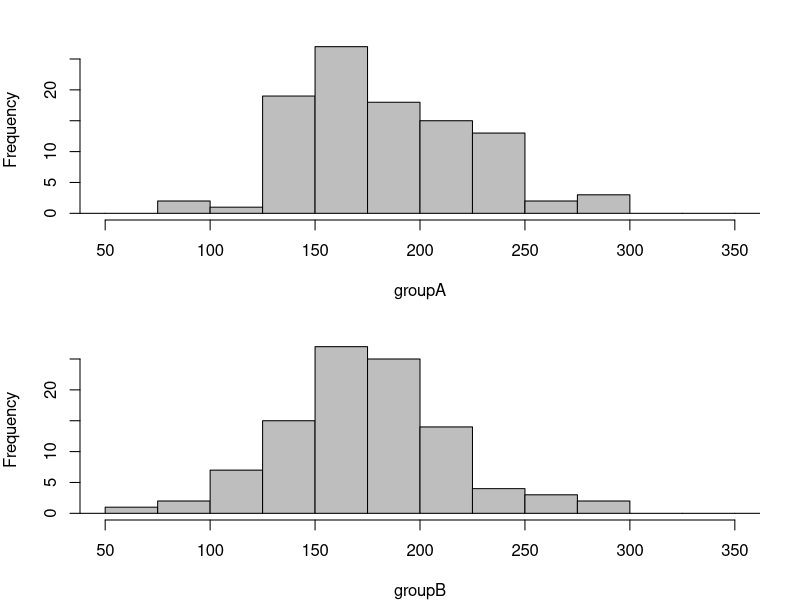
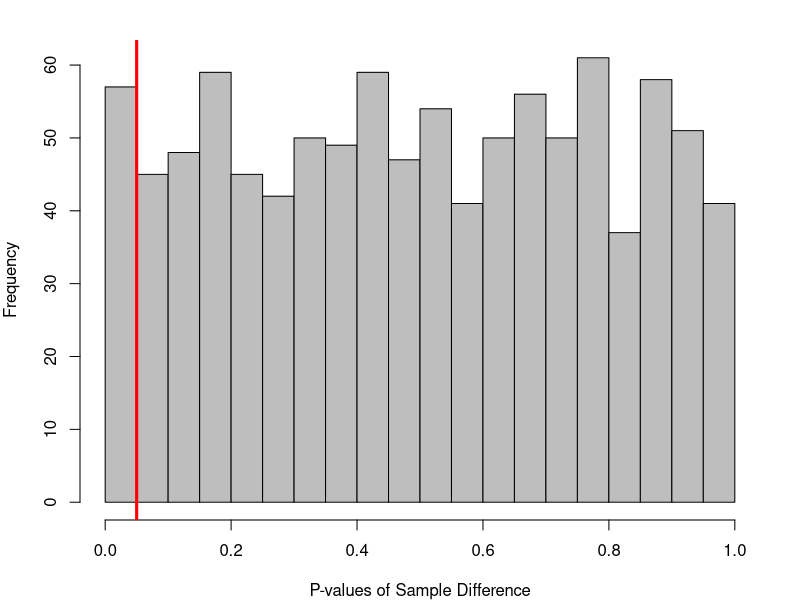
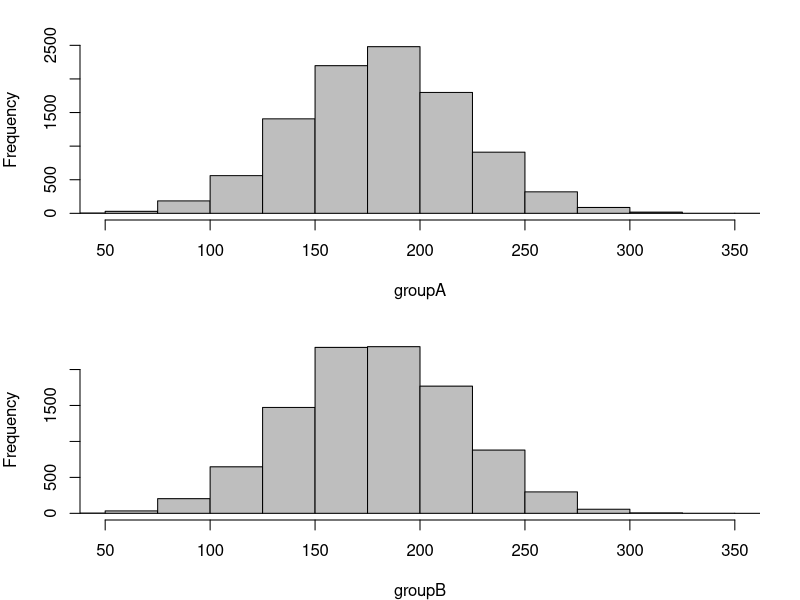
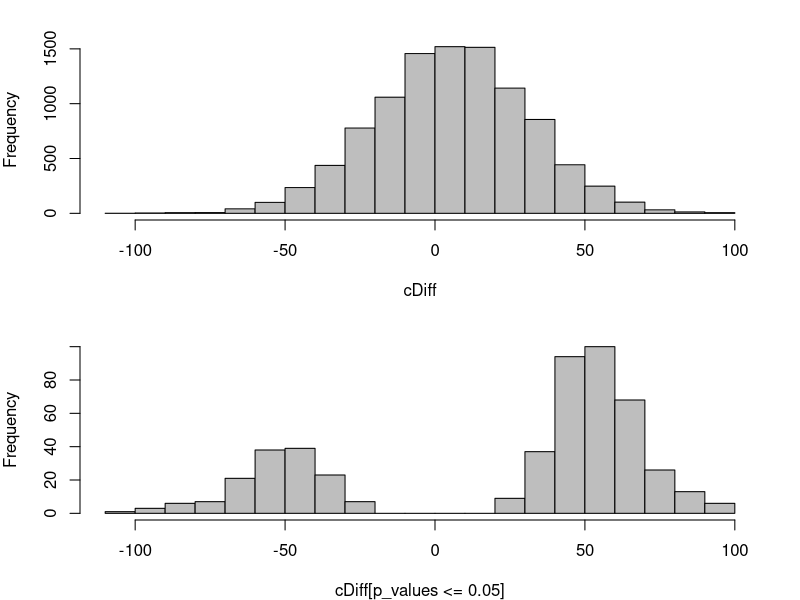

The R script that drew these images, in order:
## ---- chunk 1
#Generate two samples with same value of mean and standard deviation.
groupA <- rnorm(n = 100, mean = 180, sd = 40)
groupB <- rnorm(n = 100, mean = 180, sd = 40)

#Drawing two histograms.
par(mfrow = c(2, 1), mar = c(4,4,2,2))
cBreaks <- seq(-1000, 1000, by = 25)
hist(groupA, breaks = cBreaks, xlim = c(50, 350), col = "gray", main = "")
hist(groupB, breaks = cBreaks, xlim = c(50, 350), col = "gray", main = "")

#Apply two sample t-test on two samples.
t.test(groupA, groupB)

## ---- chunk 2
#Simulate 1000 experiments.
p_values <- numeric(1000)
for(i in 1 : 1000) {
  groupA <- rnorm(n = 100, mean = 180, sd = 40)
  groupB <- rnorm(n = 100, mean = 180, sd = 40)
  p_values[i] <- t.test(groupA, groupB)$p.value
}
#View first 10 items in p_values.
p_values[1 : 10]
#Calculate proportion of p-values that are greater than 0.05.
sum(p_values <= 0.05)

## ---- chunk 3
#Draw a histogram of p-values, and a vertical line of p-value = 0.05
par(mfrow = c(1, 1))
hist(p_values, breaks = 20, xlab = "P-values of Sample Difference", main = "", col = "gray")
abline(v = 0.05, col = "red", lwd = 3)

## ---- chunk 4
#Simulate two samples with slightly different mean values but same distribution. 
groupA <- rnorm(10000, 181, 40)
groupB <- rnorm(10000, 179, 40)

par(mfrow = c(2, 1), mar = c(4,4,2,2))
cBreaks <- seq(-1000, 1000, by = 25)
hist(groupA, breaks = cBreaks, xlim = c(50, 350), col = "gray", main = "")
hist(groupB, breaks = cBreaks, xlim = c(50, 350), col = "gray", main = "")

t.test(groupA, groupB)
## ---- chunk 5
#Simulate 1000 experiments.
p_values <- numeric(1000)
for(i in 1 : 1000) {
  groupA <- rnorm(n = 10000, mean = 181, sd = 40)
  groupB <- rnorm(n = 10000, mean = 179, sd = 40)
  p_values[i] <- t.test(groupA, groupB)$p.value
}

sum(p_values < 0.05)

## ---- chunk 6
#Simulate 1000 experiments with two samples with largely different mean values and relately small sample size. 
p_values <- numeric(1000)
for(i in 1 : 1000) {
  groupA <- rnorm(n = 20, mean = 190, sd = 40)
  groupB <- rnorm(n = 20, mean = 170, sd = 40)
  p_values[i] <- t.test(groupA, groupB)$p.value
}

sum(p_values < 0.05)

## ---- chunk 7
T.p_values <- numeric(10000)
F.p_values <- numeric(10000)

for (i in 1 : 10000) {
  T.groupA <- rnorm(5, 180, 40)
  T.groupB <- rnorm(5, 180, 40)
  F.groupA <- rnorm(5, 180, 40)
  F.groupB <- rnorm(5, 185, 40)
  T.p_values[i] <- t.test(T.groupA, T.groupB)$p.value
  F.p_values[i] <- t.test(F.groupA, F.groupB)$p.value
}

T.reject<- sum(T.p_values <= 0.05)
F.reject<- sum(F.p_values <= 0.05)
T.reject / 10000
F.reject / 10000

#Calculate the frequency of type one error.
type1.prob <- T.reject / (T.reject + F.reject)
type1.prob

## ---- chunk 8
cDiff <- rep(NA, 10000)
p_values <- numeric(10000)

for(i in 1 :10000) {
  groupA <- rnorm(5, 180, 40)
  groupB <- rnorm(5, 185, 40)
  cDiff[i] <- mean(groupB) - mean(groupA)
  p_values[i] <- t.test(groupA, groupB)$p.value
}

hist(cDiff, main = "", col = "gray")
hist(cDiff[p_values <= 0.05], main = "", breaks = 20, col = "gray")

